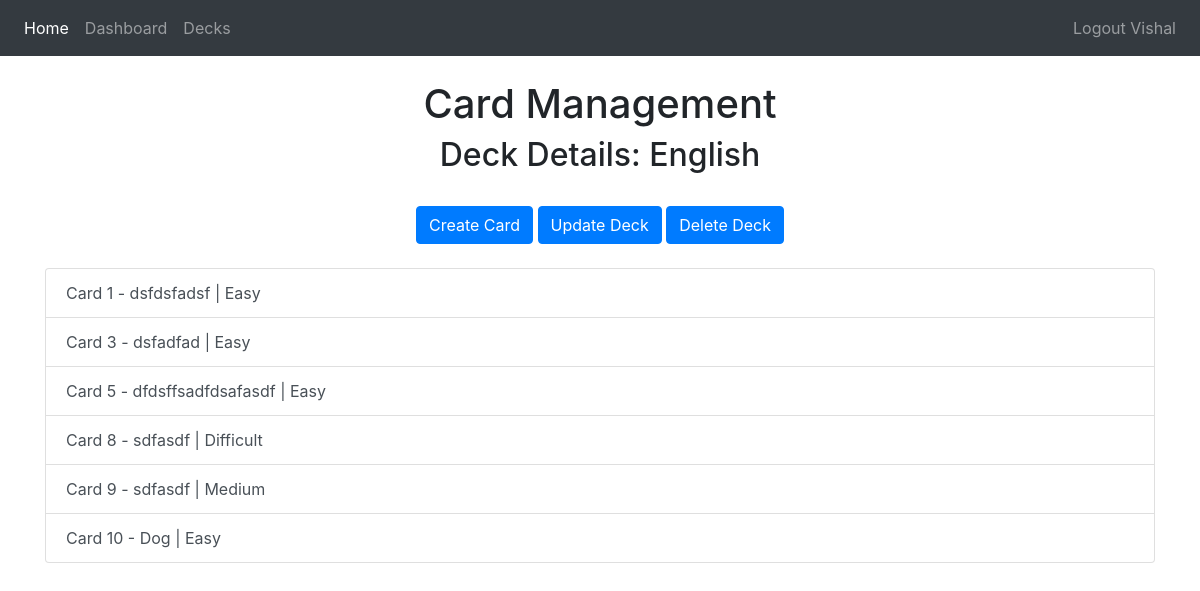
The app's page /decks/1 (signed in), older data.
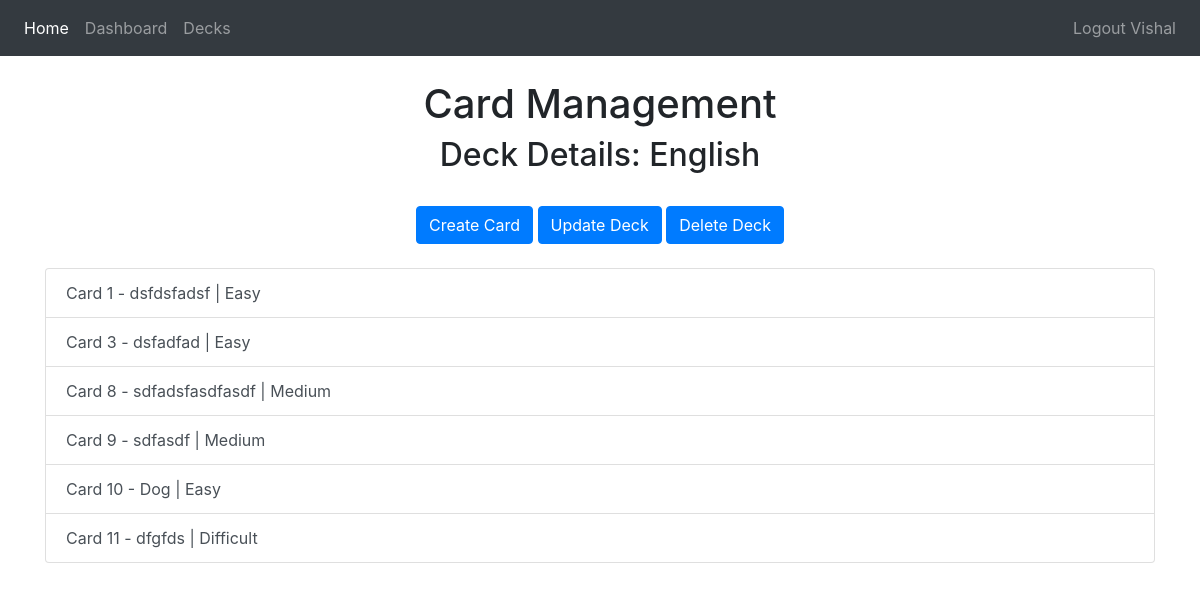
The same page, newer data.
### flashapp/database/models.py (models this page shows)
class User(db.Model, UserMixin):
    id = db.Column(db.Integer, primary_key=True)
    email = db.Column(db.String(150), unique=True)
    password = db.Column(db.String(150))
    first_name = db.Column(db.String(150))
    decks = db.relationship('Deck')
    crt_dt = db.Column(db.DateTime(timezone=True), default=func.now())
    updt_dt = db.Column(db.DateTime(timezone=True), default=func.now())

class Deck(db.Model):
    deck_id = db.Column(db.Integer, primary_key=True)
    deck_name = db.Column(db.String(100), nullable=False)
    cards = db.relationship('Card')
    review_dt = db.Column(db.DateTime(timezone=True))
    user_id = db.Column(db.Integer, db.ForeignKey('user.id'))
    crt_dt = db.Column(db.DateTime(timezone=True), default=func.now())
    updt_dt = db.Column(db.DateTime(timezone=True), default=func.now())

class Card(db.Model):
    card_id = db.Column(db.Integer, primary_key=True)
    deck_id = db.Column(db.Integer, db.ForeignKey('deck.deck_id'))
    card_ques = db.Column(db.String(1500), nullable=False)
    card_ans = db.Column(db.String(1500), nullable=False)
    diff_level = db.Column(db.String(10), nullable=False)
    score = db.Column(db.Integer, default=0)
    crt_dt = db.Column(db.DateTime(timezone=True), default=func.now())
    updt_dt = db.Column(db.DateTime(timezone=True), default=func.now())

### flashapp/controller.py (the view, shortened to what this page needs)
@views.route('/decks/<deck_id>', methods=['GET', 'POST'])
@login_required
def deck_details(deck_id):
    deck = Deck.query.filter_by(deck_id=deck_id).first()
    card = Card.query.filter_by(deck_id=deck_id).all()
    return render_template("deck_details.html", user=current_user, deck_details=(deck, card))

### flashapp/app.py (called while the page is built)
def create_app():
    app = Flask(__name__)
    app.config['SECRET_KEY'] = 'klfaslkdfj'
    app.config['SQLALCHEMY_DATABASE_URI'] = f'sqlite:///{DB_NAME}'
    db.init_app(app)
    app.register_blueprint(views, url_prefix='/')
    app.register_blueprint(auth, url_prefix='/')
    create_database(app)
    login_manager = LoginManager()
    login_manager.login_view = 'views.login'
    login_manager.init_app(app)
    @login_manager.user_loader
    def load_user(id):
        return User.query.get(int(id))
    return app

### flashapp/templates/deck_details.html (shortened to what this page needs)
{% extends "base.html" %} {% block title %}Card Management{% endblock %} {% block content
%}
<h1 align="center">Card Management</h1>
<h2 align="center">Deck Details: {{ deck_details[0].deck_name }}</h2>
<div class="text-center">
<a class="btn btn-primary" href="/decks/{{ deck_details[0].deck_id }}/card" role="button">Create Card</a>
<button type="button" class="btn btn-primary" data-toggle="modal" data-target="#exampleModalCenter1">
  Update Deck
</button>
<button type="button" class="btn btn-primary" data-toggle="modal" data-target="#exampleModalCenter2">
  Delete Deck
</button>
</div>
<br />
{% if deck_details[1]|length>0 %}
    <div class="list-group">
        {% for card in deck_details[1] %}
          <a href="/decks/{{ deck_details[0].deck_id }}/cards/{{ card.card_id }}" class="list-group-item list-group-item-action">
            Card {{ card.card_id }} - {{ card.card_ques }} | {{ card.diff_level }}
          </a>
        {% endfor %}
    </div>
{% else %}
<p class="font-weight-bold font-italic text-center size">There are no cards available for this deck.</p>
{% endif %}
{% endblock %}

### flashapp/templates/base.html (shortened to what this page needs)
<!DOCTYPE html>
<html>
  <head>
    <link rel=stylesheet type=text/css href="{{ url_for('static', filename='style.css') }}"/>
    <link
      rel="stylesheet"
      href="https://stackpath.bootstrapcdn.com/bootstrap/4.4.1/css/bootstrap.min.css"
    />
    <link
      rel="stylesheet"
      href="https://stackpath.bootstrapcdn.com/font-awesome/4.7.0/css/font-awesome.min.css"
    />
  </head>
  <body>
    <nav class="navbar navbar-expand-lg navbar-dark bg-dark">
      <div class="collapse navbar-collapse" id="navbar">
        <ul class="navbar-nav mr-auto">
            <li class="nav-item active">
                <a class="nav-link" href="/">Home <span class="sr-only">(current)</span></a>
            </li>
            <li class="nav-item">
                {% if user.is_authenticated %}
                <a class="nav-link" href="/dashboard">Dashboard</a>
                {% endif %}
            </li>
            <li class="nav-item">
                {% if user.is_authenticated %}
                <a class="nav-link" href="/decks">Decks</a>
                {% endif %}
            </li>
        </ul>
          <ul class="navbar-nav">
              <li class="nav-item">
                  {% if user.is_authenticated %}
                  <a class="nav-link" id="logout" href="/logout">Logout {{ user.first_name }}</a>
                  {% endif %}
              </li>
          </ul>
      </div>
    </nav>
    <div class="container">{% block content %} {% endblock %}</div>
  </body>
</html>

Row changes from the older to the newer data that the page shows:
removed Card: card_id "5", card_ques "dfdsffsadfdsafasdf", diff_level "Easy"
changed Card id 8: card_ques "sdfasdf" → "sdfadsfasdfasdf"; diff_level "Difficult" → "Medium"
added Card: card_id "11", card_ques "dfgfds", diff_level "Difficult"
